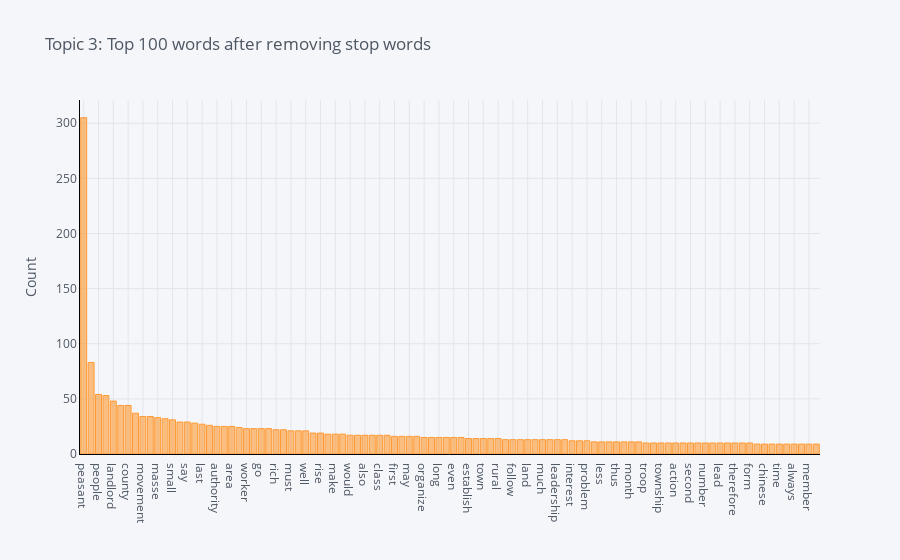

This figure's notebook cell:
### Code cell
plot_model(lda, plot = 'frequency', topic_num = 'Topic 3')

### Figure 1 — Plotly figure (JSON) as saved in the notebook; plotly's stock layout.template omitted (floating-point values rounded to 4 significant figures)
{"data": [{"marker": {"color": "rgba(255, 153, 51, 0.6)", "line": {"color": "rgba(255, 153, 51, 1.0)", "width": 1}}, "name": "count", "orientation": "v", "text": "", "type": "bar", "x": ["peasant", "association", "people", "power", "landlord", "political", "county", "poor", "movement", "revolutionary", "masse", "force", "small", "red", "say", "revolution", "last", "government", "authority", "work", "area", "great", "worker", "many", "go", "local_tyrants_evil_gentry", "rich", "struggle", "must", "good", "well", "mass", "rise", "come", "make", "place", "would", "take", "also", "armed", "class", "join", "first", "year", "may", "way", "organize", "local", "long", "call", "even", "task", "establish", "middle", "town", "countryside", "rural", "comrade", "follow", "section", "land", "rent", "much", "war", "leadership", "province", "interest", "important", "problem", "live", "less", "magistrate", "thus", "overthrow", "month", "put", "troop", "army", "township", "already", "action", "thing", "second", "fine", "number", "period", "lead", "keep", "therefore", "accord", "form", "set", "chinese", "increase", "time", "smash", "always", "oppose", "member", "growth"], "y": [305, 83, 54, 53, 48, 44, 44, 37, 34, 34, 33, 32, 31, 29, 29, 28, 27, 26, 25, 25, 25, 24, 23, 23, 23, 23, 22, 22, 21, 21, 21, 19, 19, 18, 18, 18, 17, 17, 17, 17, 17, 17, 16, 16, 16, 16, 15, 15, 15, 15, 15, 15, 14, 14, 14, 14, 14, 13, 13, 13, 13, 13, 13, 13, 13, 13, 12, 12, 12, 11, 11, 11, 11, 11, 11, 11, 10, 10, 10, 10, 10, 10, 10, 10, 10, 10, 10, 10, 10, 10, 10, 9, 9, 9, 9, 9, 9, 9, 9, 9]}], "layout": {"legend": {"bgcolor": "#F5F6F9", "font": {"color": "#4D5663"}}, "paper_bgcolor": "#F5F6F9", "plot_bgcolor": "#F5F6F9", "title": {"font": {"color": "#4D5663"}, "text": "Topic 3: Top 100 words after removing stop words"}, "xaxis": {"gridcolor": "#E1E5ED", "linecolor": "black", "showgrid": true, "tickfont": {"color": "#4D5663"}, "title": {"font": {"color": "#4D5663"}, "text": ""}, "zerolinecolor": "#E1E5ED"}, "yaxis": {"gridcolor": "#E1E5ED", "linecolor": "black", "showgrid": true, "tickfont": {"color": "#4D5663"}, "title": {"font": {"color": "#4D5663"}, "text": "Count"}, "zerolinecolor": "#E1E5ED"}}}
